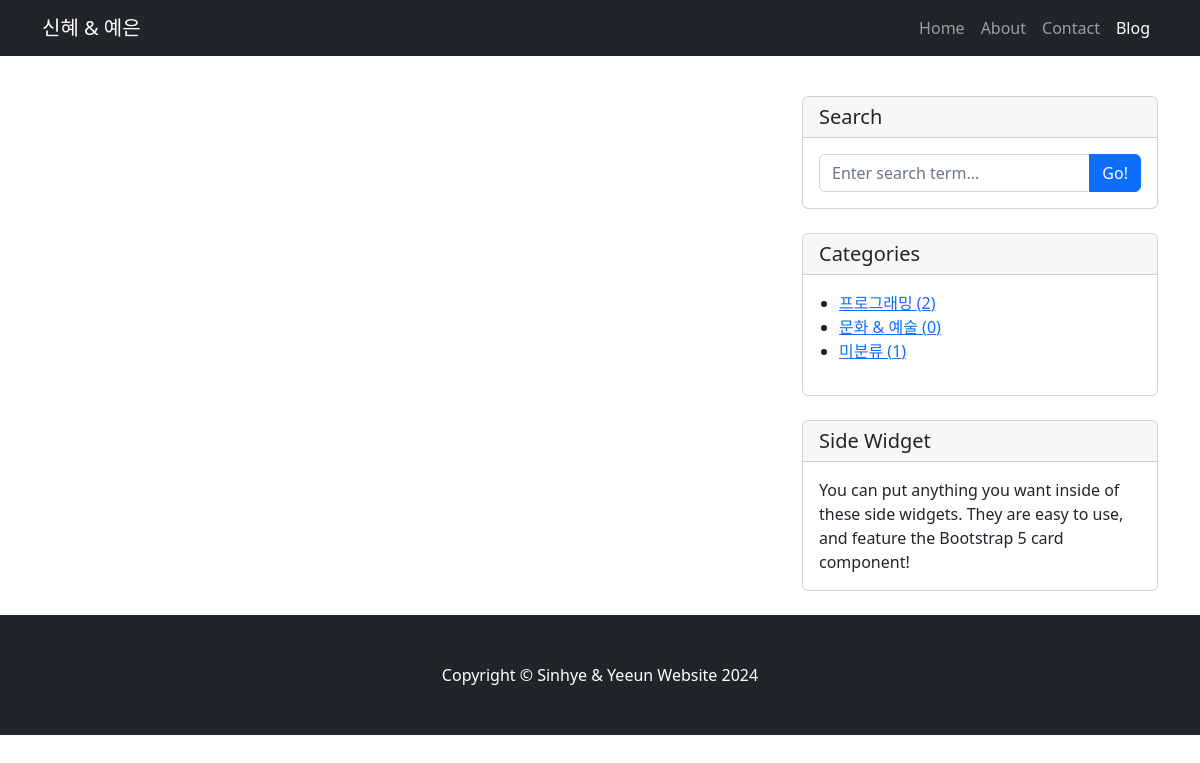
Before: / with the older database file.
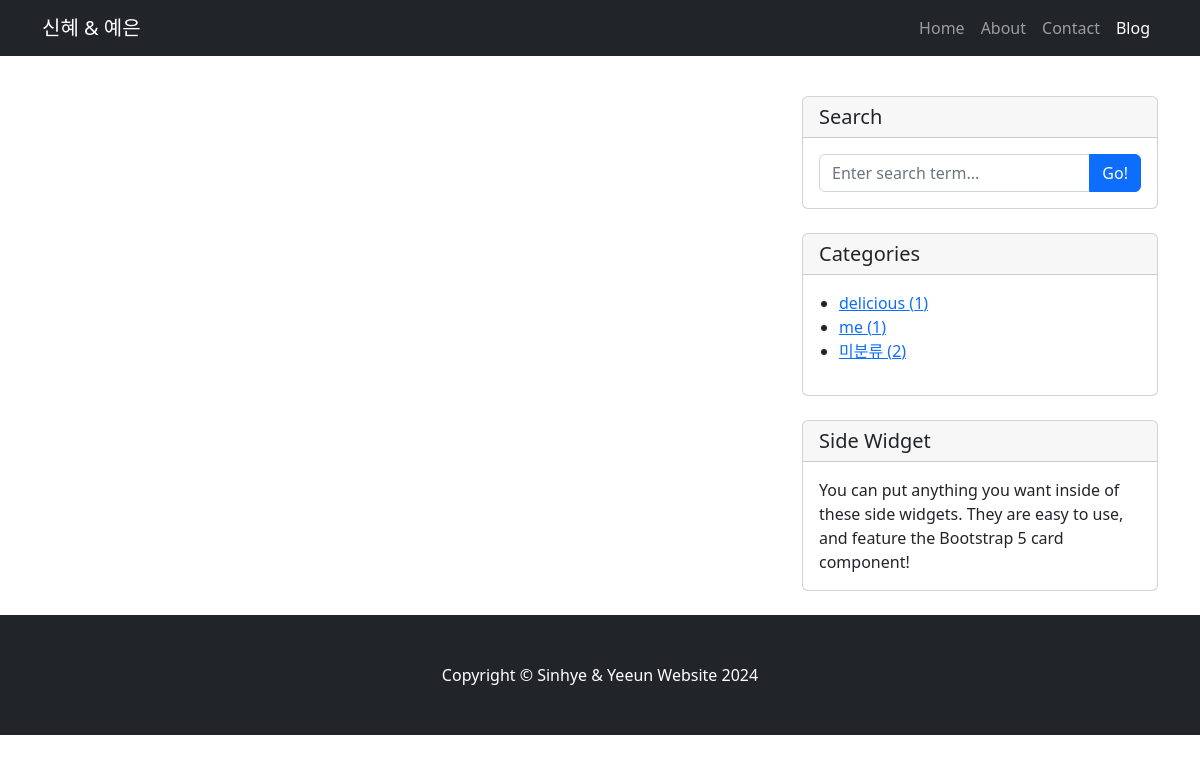
After: the same page with the newer database file.
### blog/models.py (models this page shows)
class Category(models.Model):
    name = models.CharField(max_length=50, unique=True)
    slug = models.SlugField(max_length=200, unique=True, allow_unicode=True)
    def __str__(self):
        return self.name
    def get_absolute_url(self):
        return f'/category/{self.slug}/'
    class Meta:
        verbose_name_plural = 'categories'

### blog/views.py (the view)
# urls.py: path('', views.PostList.as_view(), name='post_list'),
class PostList(ListView):
    model = Post
    ordering = '-pk'
    paginate_by = 4
    def get_context_data(self, **kwargs):
        context = super(PostList, self).get_context_data()
        context['categories'] = Category.objects.all()
        context['no_category_post_count'] = Post.objects.filter(category=None).count()
        return context

### blog/templates/blog/post_list.html (shortened to what this page needs)
{% extends 'blog/layout.html' %}

### blog/templates/blog/layout.html (shortened to what this page needs)
<!DOCTYPE HTML>
{% load static %}
<html lang="kr">
    <head>
        <link href="{% static 'blog/styles.css' %}" rel="stylesheet" />
    </head>
    <body>
        {% include 'blog/navbar.html' %}
        <div class="container mt-5">
            <div class="row">
                <div class="col-lg-8">
                </div>
                <div class="col-lg-4 mt-5">
                    <div class="card mb-4">
                        <h5 class="card-header">Search</h5>
                        <div class="card-body">
                            <div class="input-group">
                                <input class="form-control" type="text" placeholder="Enter search term..." aria-label="Enter search term..." aria-describedby="button-search" />
                                <button class="btn btn-primary" id="button-search" type="button">Go!</button>
                            </div>
                        </div>
                    </div>
                    <div class="card mb-4" id="categories-card">
                        <h5 class="card-header">Categories</h5>
                        <div class="card-body">
                            <div class="row ms-2">
                                    <ul>
                                        {% for category in categories %}
                                        <li>
                                            <a href="{{ category.get_absolute_url }}">{{ category }} ({{ category.post_set.count }})</a>
                                        </li>
                                        {% endfor %}
                                        <li>
                                            <a href="/category/no_category/">미분류 ({{ no_category_post_count }})</a>
                                        </li>
                                    </ul>
                            </div>
                        </div>
                    </div>
                    <div class="card mb-4">
                        <h5 class="card-header">Side Widget</h5>
                        <div class="card-body">You can put anything you want inside of these side widgets. They are easy to use, and feature the Bootstrap 5 card component!</div>
                    </div>
                </div>
            </div>
        </div>
        {% include 'blog/footer.html' %}
    </body>
</html>

### blog/templates/blog/navbar.html (shortened to what this page needs)
<nav class="navbar navbar-expand-lg navbar-dark bg-dark fixed-top">
    <div class="container">
        <a class="navbar-brand" href="{% url 'blog:post_list' %}">신혜 & 예은</a>
        <div class="collapse navbar-collapse" id="navbarSupportedContent">
            <ul class="navbar-nav ms-auto mb-2 mb-lg-0">
                <li class="nav-item"><a class="nav-link" href="#">Home</a></li>
                <li class="nav-item"><a class="nav-link" href="#!">About</a></li>
                <li class="nav-item"><a class="nav-link" href="#!">Contact</a></li>
                <li class="nav-item"><a class="nav-link active" aria-current="page" href="{% url 'blog:post_list' %}">Blog</a></li>
            </ul>
        </div>
    </div>
</nav>

### blog/templates/blog/footer.html
<footer class="py-5 bg-dark">
    <div class="container"><p class="m-0 text-center text-white">Copyright &copy; Sinhye & Yeeun Website 2024</p></div>
</footer>

Changed rows visible on the page:
removed Category: name "프로그래밍", post_set.count "2"
removed Category: name "문화 & 예술", post_set.count "0"
added Category: name "delicious", post_set.count "1"
added Category: name "me", post_set.count "1"
Other visible differences:
{{ no_category_post_count }}: "1" → "2"
